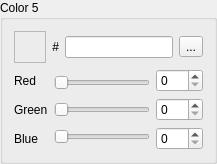
        <widget class="QGroupBox" name="group_5">
         <property name="title">
          <string>Color 5</string>
         </property>
         <layout class="QFormLayout" name="formLayout_45">
          <item row="0" column="0">
           <widget class="QFrame" name="colorFrame_5">
            <property name="minimumSize">
             <size>
              <width>32</width>
              <height>32</height>
             </size>
            </property>
            <property name="maximumSize">
             <size>
              <width>32</width>
              <height>32</height>
             </size>
            </property>
            <property name="frameShape">
             <enum>QFrame::StyledPanel</enum>
            </property>
            <property name="frameShadow">
             <enum>QFrame::Raised</enum>
            </property>
           </widget>
          </item>
          <item row="1" column="0" colspan="2">
           <widget class="QFrame" name="frame_156">
            <property name="frameShape">
             <enum>QFrame::NoFrame</enum>
            </property>
            <property name="frameShadow">
             <enum>QFrame::Raised</enum>
            </property>
            <layout class="QHBoxLayout" name="horizontalLayout_45">
             <property name="leftMargin">
              <number>0</number>
             </property>
             <property name="topMargin">
              <number>0</number>
             </property>
             <property name="rightMargin">
              <number>0</number>
             </property>
             <property name="bottomMargin">
              <number>0</number>
             </property>
             <item>
              <widget class="QFrame" name="frame_157">
               <property name="frameShape">
                <enum>QFrame::NoFrame</enum>
               </property>
               <property name="frameShadow">
                <enum>QFrame::Raised</enum>
               </property>
               <layout class="QVBoxLayout" name="verticalLayout_89">
                <property name="leftMargin">
                 <number>0</number>
                </property>
                <property name="topMargin">
                 <number>0</number>
                </property>
                <property name="rightMargin">
                 <number>0</number>
                </property>
                <property name="bottomMargin">
                 <number>0</number>
                </property>
                <item>
                 <widget class="QLabel" name="label_89">
                  <property name="text">
                   <string>Red</string>
                  </property>
                 </widget>
                </item>
                <item>
                 <widget class="QLabel" name="label_90">
                  <property name="text">
                   <string>Green</string>
                  </property>
                 </widget>
                </item>
                <item>
                 <widget class="QLabel" name="label_91">
                  <property name="text">
                   <string>Blue</string>
                  </property>
                 </widget>
                </item>
               </layout>
              </widget>
             </item>
             <item>
              <widget class="QFrame" name="frame_158">
               <property name="frameShape">
                <enum>QFrame::NoFrame</enum>
               </property>
               <property name="frameShadow">
                <enum>QFrame::Raised</enum>
               </property>
               <layout class="QVBoxLayout" name="verticalLayout_90">
                <property name="leftMargin">
                 <number>0</number>
                </property>
                <property name="topMargin">
                 <number>0</number>
                </property>
                <property name="rightMargin">
                 <number>0</number>
                </property>
                <property name="bottomMargin">
                 <number>0</number>
                </property>
                <item>
                 <widget class="QSlider" name="slider_red_5">
                  <property name="maximum">
                   <number>31</number>
                  </property>
                  <property name="pageStep">
                   <number>4</number>
                  </property>
                  <property name="orientation">
                   <enum>Qt::Horizontal</enum>
                  </property>
                 </widget>
                </item>
                <item>
                 <widget class="QSlider" name="slider_green_5">
                  <property name="maximum">
                   <number>31</number>
                  </property>
                  <property name="pageStep">
                   <number>4</number>
                  </property>
                  <property name="orientation">
                   <enum>Qt::Horizontal</enum>
                  </property>
                 </widget>
                </item>
                <item>
                 <widget class="QSlider" name="slider_blue_5">
                  <property name="maximum">
                   <number>31</number>
                  </property>
                  <property name="pageStep">
                   <number>4</number>
                  </property>
                  <property name="orientation">
                   <enum>Qt::Horizontal</enum>
                  </property>
                 </widget>
                </item>
               </layout>
              </widget>
             </item>
             <item>
              <widget class="QFrame" name="frame_159">
               <property name="frameShape">
                <enum>QFrame::NoFrame</enum>
               </property>
               <property name="frameShadow">
                <enum>QFrame::Raised</enum>
               </property>
               <layout class="QVBoxLayout" name="verticalLayout_91">
                <property name="leftMargin">
                 <number>0</number>
                </property>
                <property name="topMargin">
                 <number>0</number>
                </property>
                <property name="rightMargin">
                 <number>0</number>
                </property>
                <property name="bottomMargin">
                 <number>0</number>
                </property>
                <item>
                 <widget class="QSpinBox" name="spin_red_5">
                  <property name="maximum">
                   <number>255</number>
                  </property>
                  <property name="singleStep">
                   <number>8</number>
                  </property>
                 </widget>
                </item>
                <item>
                 <widget class="QSpinBox" name="spin_green_5">
                  <property name="maximum">
                   <number>255</number>
                  </property>
                  <property name="singleStep">
                   <number>8</number>
                  </property>
                 </widget>
                </item>
                <item>
                 <widget class="QSpinBox" name="spin_blue_5">
                  <property name="maximum">
                   <number>255</number>
                  </property>
                  <property name="singleStep">
                   <number>8</number>
                  </property>
                 </widget>
                </item>
               </layout>
              </widget>
             </item>
            </layout>
           </widget>
          </item>
          <item row="0" column="1">
           <widget class="QFrame" name="frame_160">
            <property name="frameShape">
             <enum>QFrame::NoFrame</enum>
            </property>
            <property name="frameShadow">
             <enum>QFrame::Raised</enum>
            </property>
            <layout class="QVBoxLayout" name="verticalLayout_92">
             <property name="leftMargin">
              <number>0</number>
             </property>
             <property name="topMargin">
              <number>0</number>
             </property>
             <property name="rightMargin">
              <number>0</number>
             </property>
             <property name="bottomMargin">
              <number>0</number>
             </property>
             <item>
              <widget class="QFrame" name="frame_161">
               <property name="frameShape">
                <enum>QFrame::NoFrame</enum>
               </property>
               <property name="frameShadow">
                <enum>QFrame::Raised</enum>
               </property>
               <layout class="QGridLayout" name="gridLayout_7">
                <property name="leftMargin">
                 <number>0</number>
                </property>
                <property name="topMargin">
                 <number>0</number>
                </property>
                <property name="rightMargin">
                 <number>0</number>
                </property>
                <property name="bottomMargin">
                 <number>0</number>
                </property>
                <item row="0" column="0">
                 <widget class="QFrame" name="frame_162">
                  <property name="frameShape">
                   <enum>QFrame::NoFrame</enum>
                  </property>
                  <property name="frameShadow">
                   <enum>QFrame::Raised</enum>
                  </property>
                  <layout class="QFormLayout" name="formLayout_46">
                   <property name="leftMargin">
                    <number>0</number>
                   </property>
                   <property name="topMargin">
                    <number>0</number>
                   </property>
                   <property name="rightMargin">
                    <number>0</number>
                   </property>
                   <property name="bottomMargin">
                    <number>0</number>
                   </property>
                   <item row="0" column="0">
                    <widget class="QLabel" name="label_92">
                     <property name="text">
                      <string>#</string>
                     </property>
                     <property name="alignment">
                      <set>Qt::AlignRight|Qt::AlignTrailing|Qt::AlignVCenter</set>
                     </property>
                    </widget>
                   </item>
                   <item row="0" column="1">
                    <widget class="QLineEdit" name="hex_5"/>
                   </item>
                  </layout>
                 </widget>
                </item>
                <item row="0" column="1">
                 <widget class="QToolButton" name="pick_5">
                  <property name="text">
                   <string>...</string>
                  </property>
                  <property name="icon">
                   <iconset resource="../resources/images.qrc">
                    <normaloff>:/icons/pipette.ico</normaloff>:/icons/pipette.ico</iconset>
                  </property>
                 </widget>
                </item>
               </layout>
              </widget>
             </item>
            </layout>
           </widget>
          </item>
         </layout>
        </widget>
